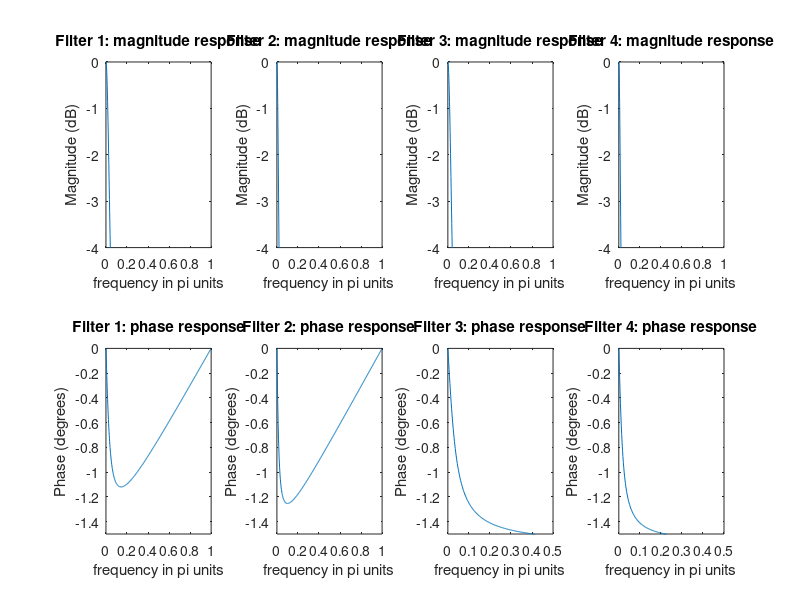

Here is the MATLAB script that generated this plot: (Note: this script raises an error after producing the figure.)
N = 512;
G1 = 1/10; G2 = 1/20; G3 = 1/20; G4 = 1/40;

num = G1 * [1];   den = [1, -0.9];
zeros = roots(num); poles = roots(den);
[h, w] = freqz(num, den, N); mag_h = 20 * log10(abs(h)); ang_h = angle(h);
subplot(2,4,1);
plot(w/pi, mag_h); title("Filter 1: magnitude response"); ylim([-4,0]);
xlabel("frequency in \pi units");    ylabel("Magnitude (dB)");
subplot(2,4,5);
plot(w/pi, ang_h); title("Filter 1: phase response"); ylim([-1.5,0]);
xlabel("frequency in \pi units");    ylabel("Phase (degrees)");

num = G2 * [1];   den = [1, -0.95];
zeros = roots(num); poles = roots(den);
[h, w] = freqz(num, den, N); mag_h = 20 * log10(abs(h)); ang_h = angle(h);
subplot(2,4,2);
plot(w/pi, mag_h); title("Filter 2: magnitude response"); ylim([-4,0]);
xlabel("frequency in \pi units");    ylabel("Magnitude (dB)");
subplot(2,4,6);
plot(w/pi, ang_h); title("Filter 2: phase response"); ylim([-1.5,0]);
xlabel("frequency in \pi units");    ylabel("Phase (degrees)");

num = G3 * [1, 1];   den = [1, -0.9];
zeros = roots(num); poles = roots(den);
[h, w] = freqz(num, den, N); mag_h = 20 * log10(abs(h)); ang_h = angle(h);
subplot(2,4,3);
plot(w/pi, mag_h); title("Filter 3: magnitude response"); ylim([-4,0]);
xlabel("frequency in \pi units");    ylabel("Magnitude (dB)");
subplot(2,4,7);
plot(w/pi, ang_h); title("Filter 3: phase response"); ylim([-1.5,0]); xlim([0, 0.5]);
xlabel("frequency in \pi units");    ylabel("Phase (degrees)");

num = G4 * [1, 1];   den = [1, -0.95];
zeros = roots(num); poles = roots(den);
[h, w] = freqz(num, den, N); mag_h = 20 * log10(abs(h)); ang_h = angle(h);
subplot(2,4,4);
plot(w/pi, mag_h); title("Filter 4: magnitude response"); ylim([-4,0]);
xlabel("frequency in \pi units");    ylabel("Magnitude (dB)");
subplot(2,4,8);
plot(w/pi, ang_h); title("Filter 4: phase response"); ylim([-1.5,0]); xlim([0, 0.5]);
xlabel("frequency in \pi units");    ylabel("Phase (degrees)");

sgtitle("Low-pass Filter Response Plot");